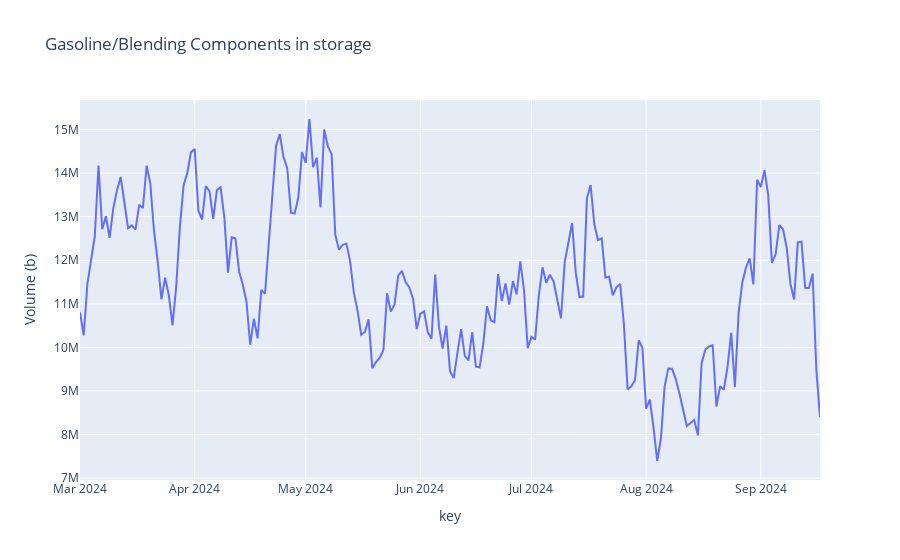

The cell this chart's notebook holds for it:
### Code cell
px.line(timeseries_df, x='key', y='value', title='Gasoline/Blending Components in storage', labels={'value':'Volume (b)'})

### Figure 1 — Plotly figure (JSON) as saved in the notebook; plotly's stock layout.template omitted (floating-point values rounded to 4 significant figures; data arrays with more than 128 entries replaced by an {"elided": "..."} marker saying what was removed)
{"data": [{"hovertemplate": "key=%{x}<br>Volume (b)=%{y}<extra></extra>", "legendgroup": "", "line": {"color": "#636efa", "dash": "solid"}, "marker": {"symbol": "circle"}, "mode": "lines", "name": "", "orientation": "v", "showlegend": false, "type": "scatter", "x": {"elided": "201 str values"}, "xaxis": "x", "y": {"elided": "201 int values"}, "yaxis": "y"}], "layout": {"legend": {"tracegroupgap": 0}, "title": {"text": "Gasoline/Blending Components in storage"}, "xaxis": {"anchor": "y", "domain": [0, 1], "title": {"text": "key"}}, "yaxis": {"anchor": "x", "domain": [0, 1], "title": {"text": "Volume (b)"}}}}
